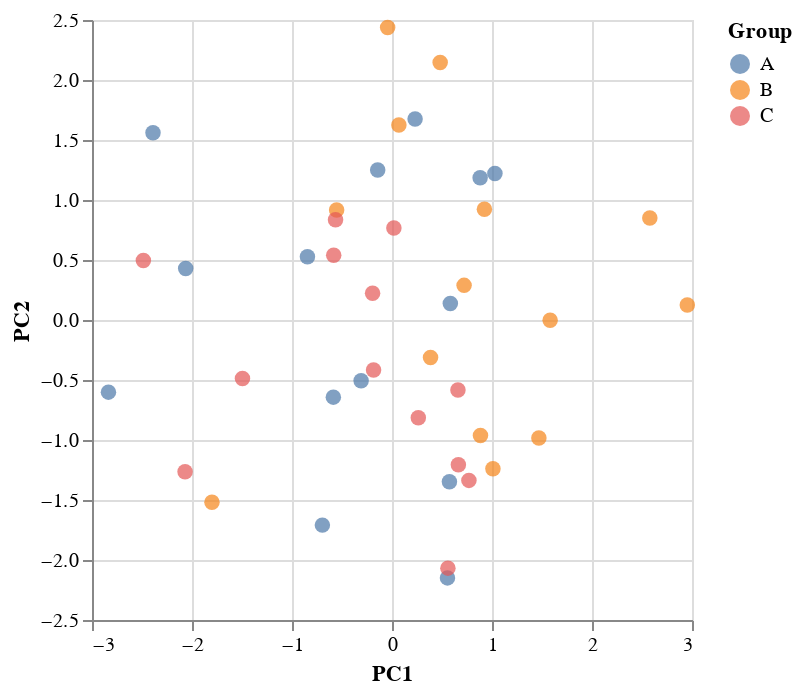

The notebook cell this image was saved under:
### Markdown cell above
# PCA

### Code cell
from lmsstat import stats, plot
import pandas as pd
from scipy.spatial import ConvexHull

data = pd.read_csv("data.csv")

pc_scores, pc_loadings, r_square = stats.pca(data)

pca_plt = plot.plot_pca(pc_scores, data['Group'])

pca_plt.display()

### Figure 1 — Vega-Lite specification as saved in the notebook (floating-point values rounded to 4 significant figures)
{"config": {"view": {"continuousWidth": 300, "continuousHeight": 300}}, "data": {"name": "data-03a703f6ee9fddd04aa78791f90d9c4e"}, "mark": {"type": "circle", "size": 60}, "encoding": {"color": {"field": "Group", "type": "nominal"}, "tooltip": [{"field": "Group", "type": "nominal"}, {"field": "PC1", "type": "quantitative"}, {"field": "PC2", "type": "quantitative"}], "x": {"field": "PC1", "type": "quantitative"}, "y": {"field": "PC2", "type": "quantitative"}}, "$schema": "https://vega.github.io/schema/vega-lite/v5.17.0.json", "datasets": {"data-03a703f6ee9fddd04aa78791f90d9c4e": [{"PC1": -0.3089, "PC2": -0.5061, "Group": "A"}, {"PC1": 0.5547, "PC2": -2.149, "Group": "A"}, {"PC1": 0.5742, "PC2": -1.348, "Group": "A"}, {"PC1": 0.8815, "PC2": 1.185, "Group": "A"}, {"PC1": -0.1432, "PC2": 1.249, "Group": "A"}, {"PC1": 0.5833, "PC2": 0.1369, "Group": "A"}, {"PC1": -0.6962, "PC2": -1.709, "Group": "A"}, {"PC1": 0.231, "PC2": 1.674, "Group": "A"}, {"PC1": -2.39, "PC2": 1.561, "Group": "A"}, {"PC1": -2.835, "PC2": -0.6012, "Group": "A"}, {"PC1": 1.029, "PC2": 1.22, "Group": "A"}, {"PC1": -0.8456, "PC2": 0.5263, "Group": "A"}, {"PC1": -0.5866, "PC2": -0.6429, "Group": "A"}, {"PC1": -2.063, "PC2": 0.4287, "Group": "A"}, {"PC1": 1.009, "PC2": -1.24, "Group": "B"}, {"PC1": 1.581, "PC2": -0.002754, "Group": "B"}, {"PC1": 0.8848, "PC2": -0.9623, "Group": "B"}, {"PC1": 0.7209, "PC2": 0.2886, "Group": "B"}, {"PC1": 1.469, "PC2": -0.9832, "Group": "B"}, {"PC1": 0.4816, "PC2": 2.147, "Group": "B"}, {"PC1": 0.06878, "PC2": 1.625, "Group": "B"}, {"PC1": 0.3855, "PC2": -0.3129, "Group": "B"}, {"PC1": -0.04358, "PC2": 2.438, "Group": "B"}, {"PC1": 2.953, "PC2": 0.1257, "Group": "B"}, {"PC1": 0.9241, "PC2": 0.9237, "Group": "B"}, {"PC1": -1.8, "PC2": -1.519, "Group": "B"}, {"PC1": -0.5535, "PC2": 0.9173, "Group": "B"}, {"PC1": 2.578, "PC2": 0.8495, "Group": "B"}, {"PC1": -2.486, "PC2": 0.4965, "Group": "C"}, {"PC1": 0.7692, "PC2": -1.337, "Group": "C"}, {"PC1": 0.6637, "PC2": -1.207, "Group": "C"}, {"PC1": 0.2631, "PC2": -0.8146, "Group": "C"}, {"PC1": 0.0189, "PC2": 0.7663, "Group": "C"}, {"PC1": -1.495, "PC2": -0.4881, "Group": "C"}, {"PC1": -0.583, "PC2": 0.5398, "Group": "C"}, {"PC1": 0.6596, "PC2": -0.5831, "Group": "C"}, {"PC1": 0.5591, "PC2": -2.068, "Group": "C"}, {"PC1": -0.1942, "PC2": 0.2224, "Group": "C"}, {"PC1": -0.5647, "PC2": 0.835, "Group": "C"}, {"PC1": -2.069, "PC2": -1.265, "Group": "C"}, {"PC1": -0.1845, "PC2": -0.4167, "Group": "C"}]}}
